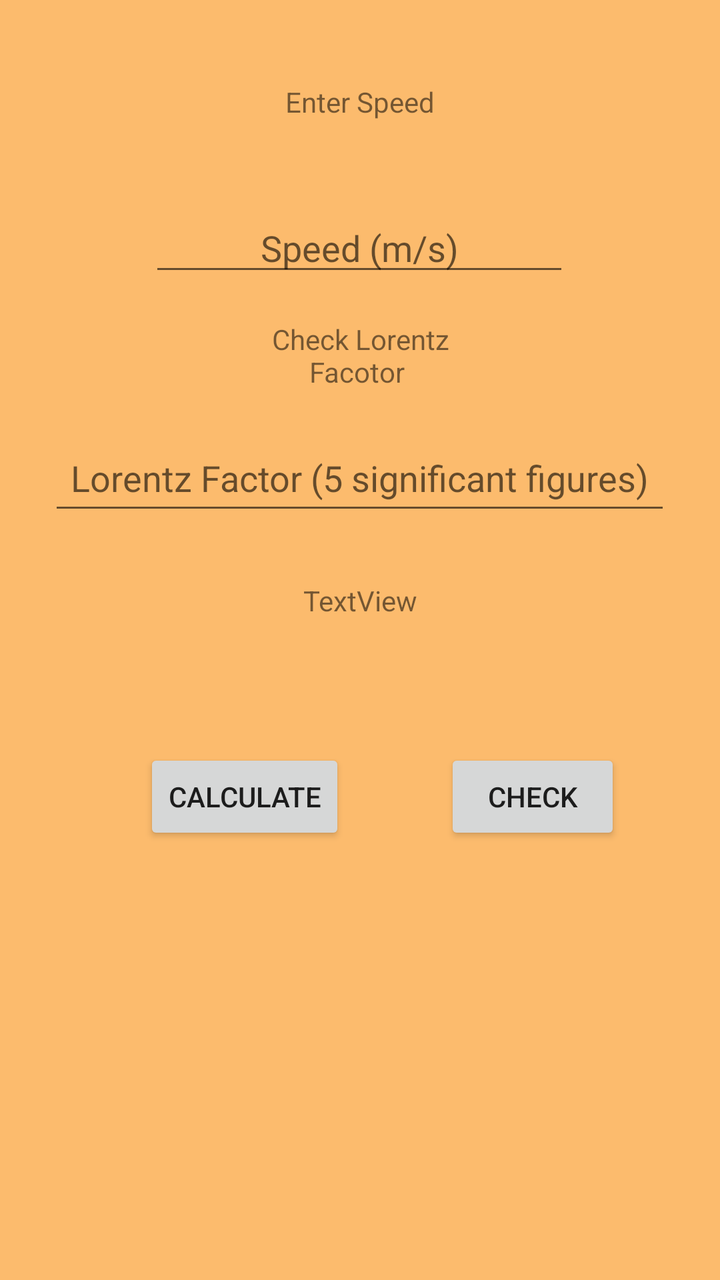
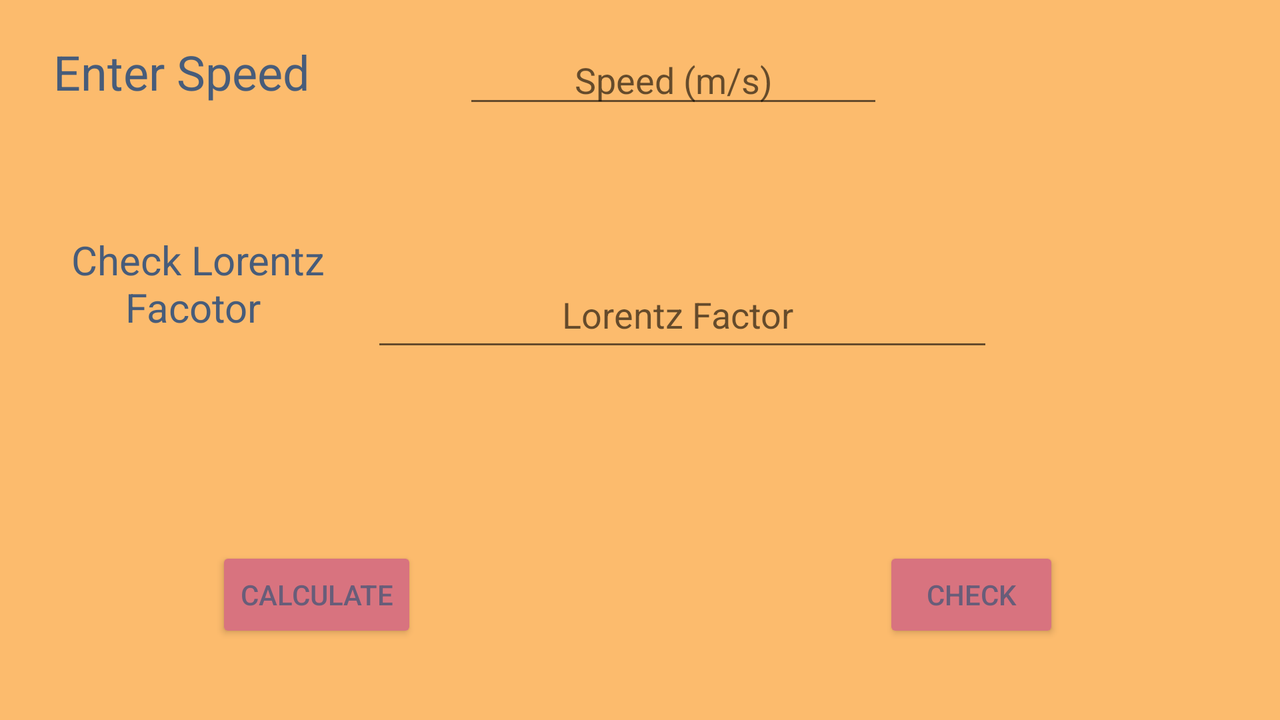

The same Android screen from two of the app's own layout files: first res/layout/ as a phone draws it, then the author's variant for another configuration, drawn on a device whose configuration selects that folder. Both files follow.
<!-- AndroidManifest.xml: application theme Theme.AppDev_Task1 -->
<!-- res/layout/activity_lorentz_factor2.xml -->
<?xml version="1.0" encoding="utf-8"?>
<androidx.constraintlayout.widget.ConstraintLayout xmlns:android="http://schemas.android.com/apk/res/android"
    xmlns:app="http://schemas.android.com/apk/res-auto"
    xmlns:tools="http://schemas.android.com/tools"
    android:layout_width="match_parent"
    android:layout_height="match_parent"
    android:background="#FCBB6D"
    tools:context=".LorentzFactor">

    <TextView
        android:id="@+id/textView3"
        android:layout_width="107dp"
        android:layout_height="49dp"
        android:gravity="center"
        android:text="Check Lorentz Facotor "
        app:layout_constraintBottom_toTopOf="@+id/tv_inputLF"
        app:layout_constraintEnd_toEndOf="parent"
        app:layout_constraintStart_toStartOf="parent"
        app:layout_constraintTop_toBottomOf="@+id/tv_inputV" />

    <EditText
        android:id="@+id/tv_inputV"
        android:layout_width="wrap_content"
        android:layout_height="wrap_content"
        android:ems="10"
        android:gravity="center"
        android:hint="Speed (m/s)"
        android:inputType="number"
        app:layout_constraintBottom_toBottomOf="parent"
        app:layout_constraintEnd_toEndOf="parent"
        app:layout_constraintHorizontal_bias="0.497"
        app:layout_constraintStart_toStartOf="parent"
        app:layout_constraintTop_toTopOf="parent"
        app:layout_constraintVertical_bias="0.17" />

    <EditText
        android:id="@+id/tv_inputLF"
        android:layout_width="311dp"
        android:layout_height="50dp"
        android:ems="10"
        android:gravity="center"
        android:hint="Lorentz Factor (5 significant figures)"
        android:inputType="number"
        app:layout_constraintBottom_toBottomOf="parent"
        app:layout_constraintEnd_toEndOf="parent"
        app:layout_constraintHorizontal_bias="0.497"
        app:layout_constraintStart_toStartOf="parent"
        app:layout_constraintTop_toTopOf="parent"
        app:layout_constraintVertical_bias="0.36" />

    <Button
        android:id="@+id/bt_calcLF"
        android:layout_width="wrap_content"
        android:layout_height="wrap_content"
        android:text="Calculate"
        app:layout_constraintBottom_toBottomOf="parent"
        app:layout_constraintEnd_toEndOf="parent"
        app:layout_constraintHorizontal_bias="0.277"
        app:layout_constraintStart_toStartOf="parent"
        app:layout_constraintTop_toBottomOf="@+id/tv_LF"
        app:layout_constraintVertical_bias="0.165" />

    <Button
        android:id="@+id/bt_checkLF"
        android:layout_width="wrap_content"
        android:layout_height="wrap_content"
        android:text="Check"
        app:layout_constraintBottom_toBottomOf="parent"
        app:layout_constraintEnd_toEndOf="parent"
        app:layout_constraintHorizontal_bias="0.817"
        app:layout_constraintStart_toStartOf="parent"
        app:layout_constraintTop_toBottomOf="@+id/tv_LF"
        app:layout_constraintVertical_bias="0.165" />

    <TextView
        android:id="@+id/textView"
        android:layout_width="107dp"
        android:layout_height="49dp"
        android:gravity="center"
        android:text="Enter Speed"
        app:layout_constraintBottom_toTopOf="@+id/tv_inputV"
        app:layout_constraintEnd_toEndOf="parent"
        app:layout_constraintStart_toStartOf="parent"
        app:layout_constraintTop_toTopOf="parent" />

    <TextView
        android:id="@+id/tv_LF"
        android:layout_width="121dp"
        android:layout_height="62dp"
        android:gravity="center"
        android:text="TextView"
        app:layout_constraintBottom_toBottomOf="parent"
        app:layout_constraintEnd_toEndOf="parent"
        app:layout_constraintStart_toStartOf="parent"
        app:layout_constraintTop_toTopOf="parent"
        app:layout_constraintVertical_bias="0.466" />
</androidx.constraintlayout.widget.ConstraintLayout>
<!-- resources referenced by this layout -->
<resources>
  <style name="Theme.AppDev_Task1" parent="Theme.MaterialComponents.DayNight.DarkActionBar">
          
          <item name="colorPrimary">@color/purple_500</item>
          <item name="colorPrimaryVariant">@color/purple_700</item>
          <item name="colorOnPrimary">@color/white</item>
          
          <item name="colorSecondary">@color/teal_200</item>
          <item name="colorSecondaryVariant">@color/teal_700</item>
          <item name="colorOnSecondary">@color/black</item>
          
          <item name="android:statusBarColor" tools:targetApi="l">?attr/colorPrimaryVariant</item>
          
      </style>
</resources>
<!-- res/layout-land/activity_lorentz_factor2.xml (the author's variant of the layout above) -->
<!-- drawn on the phone turned sideways -->
<?xml version="1.0" encoding="utf-8"?>
<androidx.constraintlayout.widget.ConstraintLayout xmlns:android="http://schemas.android.com/apk/res/android"
    xmlns:app="http://schemas.android.com/apk/res-auto"
    xmlns:tools="http://schemas.android.com/tools"
    android:id="@+id/lt_bg"
    android:layout_width="match_parent"
    android:layout_height="match_parent"
    android:background="#FCBB6D"
    tools:context=".LorentzFactor">

    <TextView
        android:id="@+id/textView3"
        android:layout_width="198dp"
        android:layout_height="50dp"
        android:gravity="center"
        android:text="Check Lorentz Facotor "
        android:textColor="#475C7A"
        android:textSize="20sp"
        app:layout_constraintBottom_toTopOf="@+id/bt_calcLF"
        app:layout_constraintEnd_toEndOf="parent"
        app:layout_constraintHorizontal_bias="0.0"
        app:layout_constraintStart_toStartOf="parent"
        app:layout_constraintTop_toBottomOf="@+id/textView"
        app:layout_constraintVertical_bias="0.292" />

    <EditText
        android:id="@+id/tv_inputV"
        android:layout_width="wrap_content"
        android:layout_height="wrap_content"
        android:ems="10"
        android:gravity="center"
        android:hint="Speed (m/s)"
        android:inputType="number"
        android:textColor="#475C7A"
        app:layout_constraintBottom_toBottomOf="parent"
        app:layout_constraintEnd_toEndOf="parent"
        app:layout_constraintHorizontal_bias="0.539"
        app:layout_constraintStart_toStartOf="parent"
        app:layout_constraintTop_toTopOf="parent"
        app:layout_constraintVertical_bias="0.055" />

    <EditText
        android:id="@+id/tv_inputLF"
        android:layout_width="311dp"
        android:layout_height="50dp"
        android:ems="10"
        android:gravity="center"
        android:hint="Lorentz Factor "
        android:inputType="number|numberDecimal"
        android:textColor="#475C7A"
        app:layout_constraintBottom_toTopOf="@+id/tv_SF"
        app:layout_constraintEnd_toEndOf="parent"
        app:layout_constraintHorizontal_bias="0.564"
        app:layout_constraintStart_toStartOf="parent"
        app:layout_constraintTop_toBottomOf="@+id/tv_inputV"
        app:layout_constraintVertical_bias="0.8" />

    <Button
        android:id="@+id/bt_calcLF"
        android:layout_width="wrap_content"
        android:layout_height="wrap_content"
        android:text="Calculate"
        android:textColor="#685D79"
        app:backgroundTint="#D8737F"
        app:layout_constraintBottom_toBottomOf="parent"
        app:layout_constraintEnd_toEndOf="parent"
        app:layout_constraintHorizontal_bias="0.2"
        app:layout_constraintStart_toStartOf="parent"
        app:layout_constraintTop_toBottomOf="@+id/tv_SF"
        app:layout_constraintVertical_bias="0.429" />

    <Button
        android:id="@+id/bt_checkLF"
        android:layout_width="wrap_content"
        android:layout_height="wrap_content"
        android:text="Check"
        android:textColor="#685D79"
        app:backgroundTint="#D8737F"
        app:layout_constraintBottom_toBottomOf="parent"
        app:layout_constraintEnd_toEndOf="parent"
        app:layout_constraintHorizontal_bias="0.8"
        app:layout_constraintStart_toStartOf="parent"
        app:layout_constraintTop_toBottomOf="@+id/tv_SF"
        app:layout_constraintVertical_bias="0.429" />

    <TextView
        android:id="@+id/textView"
        android:layout_width="152dp"
        android:layout_height="72dp"
        android:gravity="center"
        android:text="Enter Speed"
        android:textColor="#475C7A"
        android:textSize="24sp"
        app:layout_constraintBottom_toTopOf="@+id/tv_inputV"
        app:layout_constraintEnd_toEndOf="parent"
        app:layout_constraintHorizontal_bias="0.03"
        app:layout_constraintStart_toStartOf="parent"
        app:layout_constraintTop_toTopOf="parent"
        app:layout_constraintVertical_bias="0.0" />

    <TextView
        android:id="@+id/tv_SF"
        android:layout_width="wrap_content"
        android:layout_height="wrap_content"
        android:gravity="center"
        android:textColor="#475C7A"
        android:textSize="34sp"
        app:layout_constraintBottom_toBottomOf="parent"
        app:layout_constraintEnd_toEndOf="parent"
        app:layout_constraintHorizontal_bias="0.541"
        app:layout_constraintStart_toStartOf="parent"
        app:layout_constraintTop_toTopOf="parent"
        app:layout_constraintVertical_bias="0.631" />
</androidx.constraintlayout.widget.ConstraintLayout>
